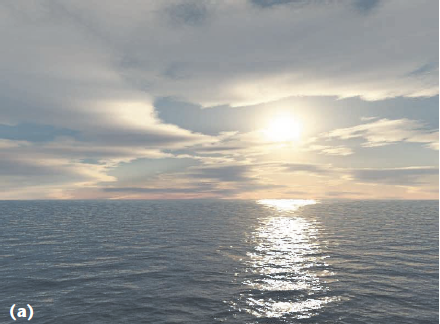
#> input picture img1.png, 440 x 324 px
$ python luv.py
#> lines starting #> are read from the running program, lines starting #| are printed output that depends on the picture
import cv2
import numpy as np
import matplotlib.pyplot as plt
import math as m


def luv():
    source_img = cv2.imread('img1.png')
#> source_img is the input picture: shape (324, 440, 3); mean B, G, R 153, 154.8, 153.5
    target_img = cv2.imread('img2.png')
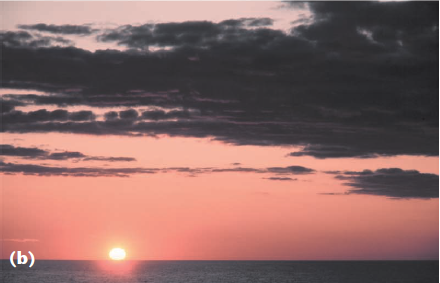
#> input picture img2.png, 440 x 283 px
#> target_img is the input picture: shape (283, 440, 3); mean B, G, R 100.4, 103.9, 139.1
    source_img = cv2.cvtColor(source_img, cv2.COLOR_BGR2RGB)
    target_img = cv2.cvtColor(target_img, cv2.COLOR_BGR2RGB)
    source_img = cv2.cvtColor(source_img, cv2.COLOR_RGB2LUV)
#> source_img: shape (324, 440, 3); mean of channels 0, 1, 2 161.2, 96.1, 137.4
    target_img = cv2.cvtColor(target_img, cv2.COLOR_RGB2LUV)
#> target_img: shape (283, 440, 3); mean of channels 0, 1, 2 118.2, 113.7, 143.4

    # make sure the channel value will be float format
    if source_img.dtype != 'float32':
        img_source = cv2.normalize(source_img.astype('float32'), None, 0.0, 1.0, cv2.NORM_MINMAX)
#> img_source: shape (324, 440, 3) float32; mean of channels 0, 1, 2 0.551, 0.24, 0.437
    if target_img.dtype != 'float32':
        target_img = cv2.normalize(target_img.astype('float32'), None, 0.0, 1.0, cv2.NORM_MINMAX)
#> target_img: shape (283, 440, 3) float32; mean of channels 0, 1, 2 0.4, 0.38, 0.511


    # calculate the size of image
    x_s, y_s, z_s = source_img.shape
#> x_s = 324; y_s = 440; z_s = 3
    x_t, y_t, z_t = target_img.shape
#> x_t = 283; y_t = 440; z_t = 3

    # This is all the matrix value that we need
    LMS2LAB = np.matrix(([(1 / m.sqrt(3), 0, 0), (0, 1 / m.sqrt(6), 0), (0, 0, 1 / m.sqrt(2))]))
    ident = np.matrix(([(1, 1, 1,), (1, 1, -2), (1, -1, 0)]))
    ident2 = np.matrix(([(1, 1, 1), (1, 1, -1), (1, -2, 0)]))

    LAB2LMS_final = ident2 * LMS2LAB

    # calculate the mean and std
    mean_sl = np.matrix(source_img[:, :, 0]).mean()
#> mean_sl = 161.2
    mean_sa = np.matrix(source_img[:, :, 1]).mean()
#> mean_sa = 96.15
    mean_sb = np.matrix(source_img[:, :, 2]).mean()
#> mean_sb = 137.4

    std_sl = np.matrix(source_img[:, :, 0]).std()
#> std_sl = 40.65
    std_sa = np.matrix(source_img[:, :, 1]).std()
#> std_sa = 4.07
    std_sb = np.matrix(source_img[:, :, 2]).std()
#> std_sb = 8.92

    mean_tl = np.matrix(target_img[:, :, 0]).mean()
#> mean_tl = 0.4
    mean_ta = np.matrix(target_img[:, :, 1]).mean()
#> mean_ta = 0.38
    mean_tb = np.matrix(target_img[:, :, 2]).mean()
#> mean_tb = 0.511

    std_tl = np.matrix(target_img[:, :, 0]).std()
#> std_tl = 0.263
    std_ta = np.matrix(target_img[:, :, 1]).std()
#> std_ta = 0.0829
    std_tb = np.matrix(target_img[:, :, 2]).std()
#> std_tb = 0.0514

    std_l = std_tl / std_sl
#> std_l = 0.00646
    std_a = std_ta / std_sa
#> std_a = 0.0204
    std_b = std_tb / std_sb
#> std_b = 0.00577

    res_lab = np.zeros((x_s, y_s, z_s), 'float32')

    for i in range(x_s):
        for j in range(y_s):
            res_lab[i][j][0] = mean_tl + std_l * (source_img[i][j][0] - mean_sl)
            res_lab[i][j][1] = mean_ta + std_a * (source_img[i][j][1] - mean_sa)
            res_lab[i][j][2] = mean_tb + std_b * (source_img[i][j][2] - mean_sb)
#> res_lab: shape (324, 440, 3) float32; mean of channels 0, 1, 2 0.4, 0.381, 0.511

    res_img = cv2.cvtColor(res_lab, cv2.COLOR_XYZ2RGB)
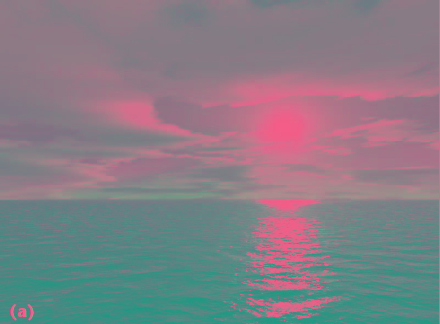
#> res_img: shape (324, 440, 3) float32; mean R, G, B 0.457, 0.347, 0.485; drawn with min black and max white

    res_img[:, :, 0] = np.clip(res_lab[:, :, 0], 0, 1)
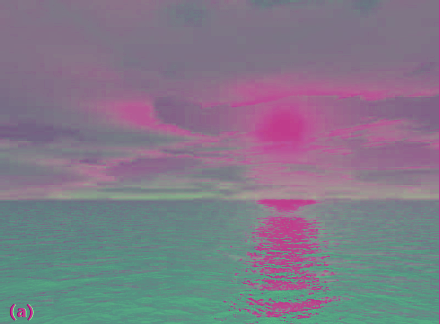
#> res_img: shape (324, 440, 3) float32; mean R, G, B 0.404, 0.347, 0.485; drawn with min black and max white
    res_img[:, :, 1] = np.clip(res_lab[:, :, 1], 0, 1)
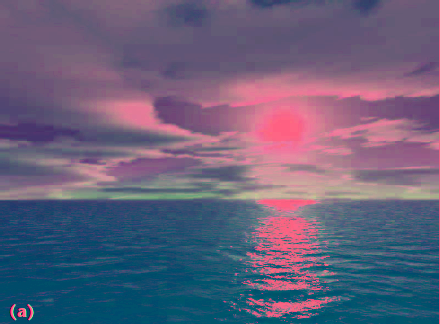
#> res_img: shape (324, 440, 3) float32; mean R, G, B 0.404, 0.381, 0.485
    res_img[:, :, 2] = np.clip(res_lab[:, :, 2], 0, 1)

    plt.imshow(res_img)
    plt.show()

luv()
